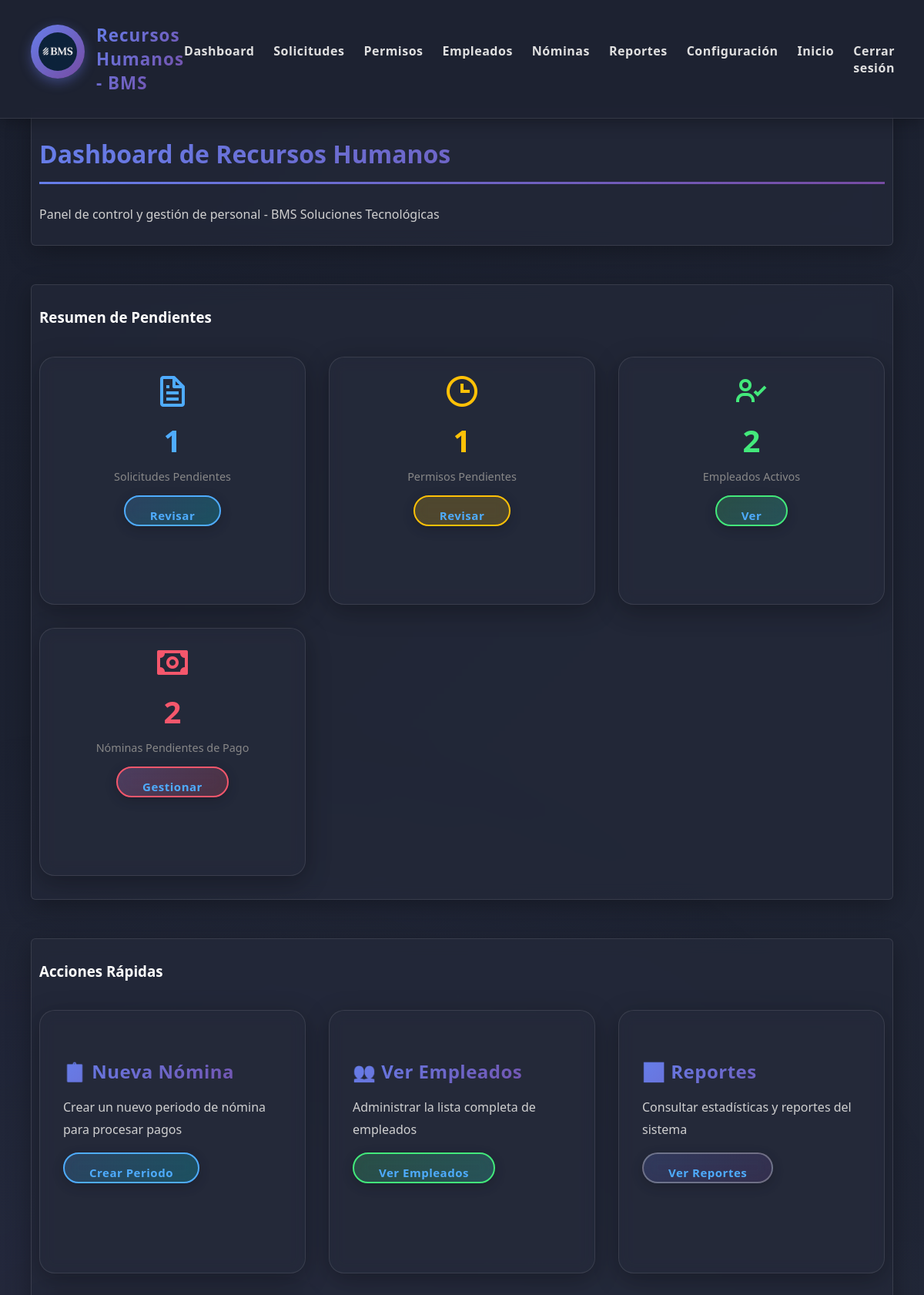
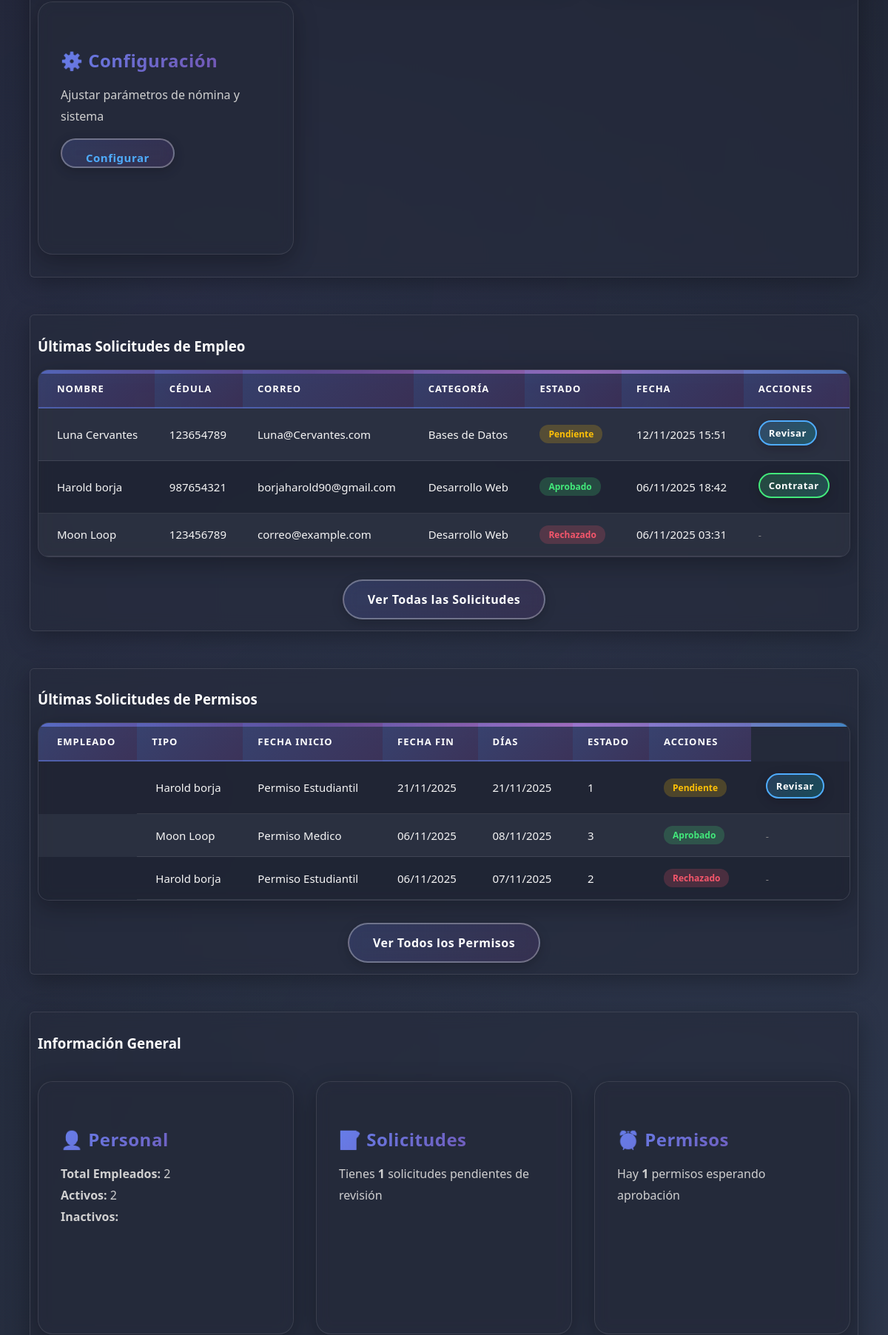
Page /rrhh/ (signed in, upper part) on the committed database (2 pictures, top to bottom).
### core1/models.py (models this page shows, shortened)
class Solicitud(models.Model):
    id = models.AutoField(primary_key=True)
    persona = models.ForeignKey(Persona, on_delete=models.CASCADE, related_name="solicitudes")
    mensaje = models.TextField()
    fecha_creacion = models.DateTimeField(auto_now_add=True)
    estado = models.ForeignKey(Estado, on_delete=models.SET_NULL, null=True, blank=True)
    categoria = models.ForeignKey(Categoria, on_delete=models.SET_NULL, null=True, blank=True)

class Persona(models.Model):
    id = models.AutoField(primary_key=True)
    nombre = models.CharField(max_length=100)
    apellido = models.CharField(max_length=100)
    cedula = models.CharField(max_length=20)
    correo = models.EmailField()

class Categoria(models.Model):
    id = models.AutoField(primary_key=True)
    nombre = models.CharField(max_length=100, unique=True)
    descripcion = models.TextField(blank=True)
    salario_base = models.DecimalField(max_digits=10, decimal_places=2)

### core2/models.py (models this page shows, shortened)
class Permiso(models.Model):
    ESTADO_CHOICES = [
        ('PENDIENTE', 'Pendiente'),
        ('APROBADO', 'Aprobado'),
        ('RECHAZADO', 'Rechazado'),
    ]
    empleado = models.ForeignKey(Empleado, on_delete=models.CASCADE, related_name='permisos')
    tipo_permiso = models.ForeignKey(TipoPermiso, on_delete=models.CASCADE)
    fecha_inicio = models.DateField()
    fecha_fin = models.DateField()
    motivo = models.TextField()
    estado = models.CharField(max_length=20, choices=ESTADO_CHOICES, default='PENDIENTE')
    fecha_solicitud = models.DateTimeField(auto_now_add=True)
    fecha_respuesta = models.DateTimeField(null=True, blank=True)
    observaciones = models.TextField(blank=True)
    def dias_solicitados(self):
        return (self.fecha_fin - self.fecha_inicio).days + 1

class Empleado(models.Model):
    user = models.OneToOneField(User, on_delete=models.CASCADE, related_name='empleado')
    nombre = models.CharField(max_length=100)
    apellido = models.CharField(max_length=100)
    cedula = models.CharField(max_length=20, unique=True)
    correo = models.EmailField(unique=True)
    telefono = models.CharField(max_length=20, blank=True)
    direccion = models.CharField(max_length=200, blank=True)
    fecha_nacimiento = models.DateField(null=True, blank=True)
    fecha_ingreso = models.DateField(default=date.today)
    categoria = models.ForeignKey(Categoria, on_delete=models.SET_NULL, null=True, blank=True)
    activo = models.BooleanField(default=True)
    datos_completados = models.BooleanField(default=False)

class TipoPermiso(models.Model):
    nombre = models.CharField(max_length=100, unique=True)
    descripcion = models.TextField(blank=True)
    dias_maximos = models.IntegerField(default=0, help_text="0 = ilimitado")
    requiere_aprobacion = models.BooleanField(default=True)

### core3/views.py (the view)
# urls.py: path('', views.dashboard_rrhh, name='dashboard_rrhh'),
@login_required
@user_passes_test(es_rrhh)
def dashboard_rrhh(request):
    solicitudes_pendientes = Solicitud.objects.filter(
        estado__nombre='Pendiente'
    ).count()
    permisos_pendientes = Permiso.objects.filter(
        estado='PENDIENTE'
    ).count()
    empleados_activos = Empleado.objects.filter(activo=True).count()
    empleados_totales = Empleado.objects.count()
    ultimas_solicitudes = Solicitud.objects.all().order_by('-fecha_creacion')[:5]
    ultimos_permisos = Permiso.objects.all().order_by('-fecha_solicitud')[:5]
    nominas_pendientes = Nomina.objects.filter(pagado=False).count()
    context = {
        'solicitudes_pendientes': solicitudes_pendientes,
        'permisos_pendientes': permisos_pendientes,
        'empleados_activos': empleados_activos,
        'empleados_totales': empleados_totales,
        'ultimas_solicitudes': ultimas_solicitudes,
        'ultimos_permisos': ultimos_permisos,
        'nominas_pendientes': nominas_pendientes,
    }
    return render(request, 'core3/dashboard.html', context)

### core3/templates/core3/dashboard.html (shortened to what this page needs)
{% extends 'core3/base_rrhh.html' %}
{% load static %}
{% block content %}
<main class="main-content">
    <section class="seccion">
        <h2>Dashboard de Recursos Humanos</h2>
        <p>Panel de control y gestión de personal - BMS Soluciones Tecnológicas</p>
    </section>
    <section class="seccion">
        <h3>Resumen de Pendientes</h3>
        <div class="cards-container">
            <div class="card stat-card">
                <i class='bx bx-file' style="font-size: 3rem; color: #4facfe;"></i>
                <div class="stat-number" style="color: #4facfe;">{{ solicitudes_pendientes }}</div>
                <div class="stat-label">Solicitudes Pendientes</div>
                <a href="{% url 'lista_solicitudes_rrhh' %}?estado=pendientes" class="button blue"
                    style="margin-top: 15px;">Revisar</a>
            </div>
            <div class="card stat-card">
                <i class='bx bx-time' style="font-size: 3rem; color: #ffc107;"></i>
                <div class="stat-number" style="color: #ffc107;">{{ permisos_pendientes }}</div>
                <div class="stat-label">Permisos Pendientes</div>
                <a href="{% url 'lista_permisos_rrhh' %}?estado=pendientes" class="button"
                    style="margin-top: 15px; background: rgba(255, 193, 7, 0.2); border-color: #ffc107;">Revisar</a>
            </div>
            <div class="card stat-card">
                <i class='bx bx-user-check' style="font-size: 3rem; color: #43e97b;"></i>
                <div class="stat-number" style="color: #43e97b;">{{ empleados_activos }}</div>
                <div class="stat-label">Empleados Activos</div>
                <a href="{% url 'lista_empleados_rrhh' %}?estado=activos" class="button green"
                    style="margin-top: 15px;">Ver</a>
            </div>
            <div class="card stat-card">
                <i class='bx bx-money' style="font-size: 3rem; color: #f5576c;"></i>
                <div class="stat-number" style="color: #f5576c;">{{ nominas_pendientes }}</div>
                <div class="stat-label">Nóminas Pendientes de Pago</div>
                <a href="{% url 'lista_nominas_rrhh' %}" class="button red" style="margin-top: 15px;">Gestionar</a>
            </div>
        </div>
    </section>
    <section class="seccion">
        <h3>Acciones Rápidas</h3>
        <div class="cards-container">
            <div class="card">
                <h4 class="card-title">📋 Nueva Nómina</h4>
                <p class="card-content">Crear un nuevo periodo de nómina para procesar pagos</p>
                <a href="{% url 'crear_periodo_nomina' %}" class="button blue">Crear Periodo</a>
            </div>
            <div class="card">
                <h4 class="card-title">👥 Ver Empleados</h4>
                <p class="card-content">Administrar la lista completa de empleados</p>
                <a href="{% url 'lista_empleados_rrhh' %}" class="button green">Ver Empleados</a>
            </div>
            <div class="card">
                <h4 class="card-title">📊 Reportes</h4>
                <p class="card-content">Consultar estadísticas y reportes del sistema</p>
                <a href="{% url 'reportes_rrhh' %}" class="button">Ver Reportes</a>
            </div>
            <div class="card">
                <h4 class="card-title">⚙️ Configuración</h4>
                <p class="card-content">Ajustar parámetros de nómina y sistema</p>
                <a href="{% url 'configuracion_nomina' %}" class="button">Configurar</a>
            </div>
        </div>
    </section>
    <section class="seccion">
        <h3>Últimas Solicitudes de Empleo</h3>
        {% if ultimas_solicitudes %}
        <table class="table table--striped">
            <tbody>
                <tr>
                    <th>Nombre</th>
                    <th>Cédula</th>
                    <th>Correo</th>
                    <th>Categoría</th>
                    <th>Estado</th>
                    <th>Fecha</th>
                    <th>Acciones</th>
                </tr>
                {% for solicitud in ultimas_solicitudes %}
                <tr>
                    <td>{{ solicitud.persona.nombre }} {{ solicitud.persona.apellido }}</td>
                    <td>{{ solicitud.persona.cedula }}</td>
                    <td>{{ solicitud.persona.correo }}</td>
                    <td>{{ solicitud.categoria.nombre|default:"N/A" }}</td>
                    <td>
                        {% if solicitud.estado.nombre == 'Pendiente' %}
                        <span class="badge badge-warning">Pendiente</span>
                        {% elif solicitud.estado.nombre == 'Aprobado' %}
                        <span class="badge badge-success">Aprobado</span>
                        {% elif solicitud.estado.nombre == 'Rechazado' %}
                        <span class="badge badge-danger">Rechazado</span>
                        {% else %}
                        <span class="badge badge-secondary">{{ solicitud.estado.nombre }}</span>
                        {% endif %}
                    </td>
                    <td>{{ solicitud.fecha_creacion|date:"d/m/Y H:i" }}</td>
                    <td>
                        {% if solicitud.estado.nombre == 'Pendiente' %}
                        <a href="{% url 'revisar_solicitud' solicitud.id %}" class="button blue"
                            style="padding: 6px 12px; font-size: 13px;">Revisar</a>
                        {% elif solicitud.estado.nombre == 'Aprobado' %}
                        <a href="{% url 'contratar_empleado' solicitud.id %}" class="button green"
                            style="padding: 6px 12px; font-size: 13px;">Contratar</a>
                        {% else %}
                        <span style="color: #888; font-size: 13px;">-</span>
                        {% endif %}
                    </td>
                </tr>
                {% endfor %}
            </tbody>
        </table>
        <div style="text-align: center; margin-top: 20px;">
            <a href="{% url 'lista_solicitudes_rrhh' %}" class="button">Ver Todas las Solicitudes</a>
        </div>
        {% else %}
        <p class="texto-centro">No hay solicitudes recientes.</p>
        {% endif %}
    </section>
    <section class="seccion">
        <h3>Últimas Solicitudes de Permisos</h3>
        {% if ultimos_permisos %}
        <table class="table table--striped">
            <thead>
                <tr>
                    <th>Empleado</th>
                    <th>Tipo</th>
                    <th>Fecha Inicio</th>
                    <th>Fecha Fin</th>
                    <th>Días</th>
                    <th>Estado</th>
                    <th>Acciones</th>
                </tr>
            </thead>
            <tbody>
                {% for permiso in ultimos_permisos %}
                <tr>
                    <td>{{ permiso.empleado.nombre }} {{ permiso.empleado.apellido }}</td>
                    <td>{{ permiso.tipo_permiso.nombre }}</td>
                    <td>{{ permiso.fecha_inicio|date:"d/m/Y" }}</td>
                    <td>{{ permiso.fecha_fin|date:"d/m/Y" }}</td>
                    <td>{{ permiso.dias_solicitados }}</td>
                    <td>
                        {% if permiso.estado == 'PENDIENTE' %}
                        <span class="badge badge-warning">Pendiente</span>
                        {% elif permiso.estado == 'APROBADO' %}
                        <span class="badge badge-success">Aprobado</span>
                        {% else %}
                        <span class="badge badge-danger">Rechazado</span>
                        {% endif %}
                    </td>
                    <td>
                        {% if permiso.estado == 'PENDIENTE' %}
                        <a href="{% url 'revisar_permiso' permiso.id %}" class="button blue"
                            style="padding: 6px 12px; font-size: 13px;">Revisar</a>
                        {% else %}
                        <span style="color: #888; font-size: 13px;">-</span>
                        {% endif %}
                    </td>
                </tr>
                {% endfor %}
            </tbody>
        </table>
        <div style="text-align: center; margin-top: 20px;">
            <a href="{% url 'lista_permisos_rrhh' %}" class="button">Ver Todos los Permisos</a>
        </div>
        {% else %}
        <p class="texto-centro">No hay permisos recientes.</p>
        {% endif %}
    </section>
    <section class="seccion">
        <h3>Información General</h3>
        <div class="cards-container">
            <div class="card">
                <h4 class="card-title">👤 Personal</h4>
                <p class="card-content">
                    <strong>Total Empleados:</strong> {{ empleados_totales }}<br>
                    <strong>Activos:</strong> {{ empleados_activos }}<br>
                    <strong>Inactivos:</strong> {{ empleados_totales|add:"-"|add:empleados_activos }}
                </p>
            </div>
            <div class="card">
                <h4 class="card-title">📝 Solicitudes</h4>
                <p class="card-content">
                    Tienes <strong>{{ solicitudes_pendientes }}</strong> solicitudes pendientes de revisión
                </p>
            </div>
            <div class="card">
                <h4 class="card-title">⏰ Permisos</h4>
                <p class="card-content">
                    Hay <strong>{{ permisos_pendientes }}</strong> permisos esperando aprobación
                </p>
            </div>
        </div>
    </section>
</main>
{% endblock %}

### rows in the picture
Solicitud: persona.nombre "Luna", persona.apellido "Cervantes", persona.cedula "123654789", persona.correo "Luna@Cervantes.com", categoria.nombre "Bases de Datos", shows "Pendiente", fecha_creacion "12/11/2025 15:51", shows "Revisar"
Solicitud: persona.nombre "Harold", persona.apellido "borja", persona.cedula "987654321", persona.correo "borjaharold90@gmail.com", categoria.nombre "Desarrollo Web", shows "Aprobado", fecha_creacion "06/11/2025 18:42", shows "Contratar"
Solicitud: persona.nombre "Moon", persona.apellido "Loop", persona.cedula "123456789", persona.correo "correo@example.com", categoria.nombre "Desarrollo Web", shows "Rechazado", fecha_creacion "06/11/2025 03:31"
Permiso: empleado.nombre "Harold", empleado.apellido "borja", tipo_permiso.nombre "Permiso Estudiantil", fecha_inicio "21/11/2025", fecha_fin "21/11/2025", dias_solicitados "1", estado "Pendiente"
Permiso: empleado.nombre "Moon", empleado.apellido "Loop", tipo_permiso.nombre "Permiso Medico", fecha_inicio "06/11/2025", fecha_fin "08/11/2025", dias_solicitados "3", estado "Aprobado"
Permiso: empleado.nombre "Harold", empleado.apellido "borja", tipo_permiso.nombre "Permiso Estudiantil", fecha_inicio "06/11/2025", fecha_fin "07/11/2025", dias_solicitados "2", estado "Rechazado"

### other values in the picture
{{ solicitudes_pendientes }} "1"
{{ permisos_pendientes }} "1"
{{ empleados_activos }} "2"
{{ nominas_pendientes }} "2"
{{ empleados_totales }} "2"
